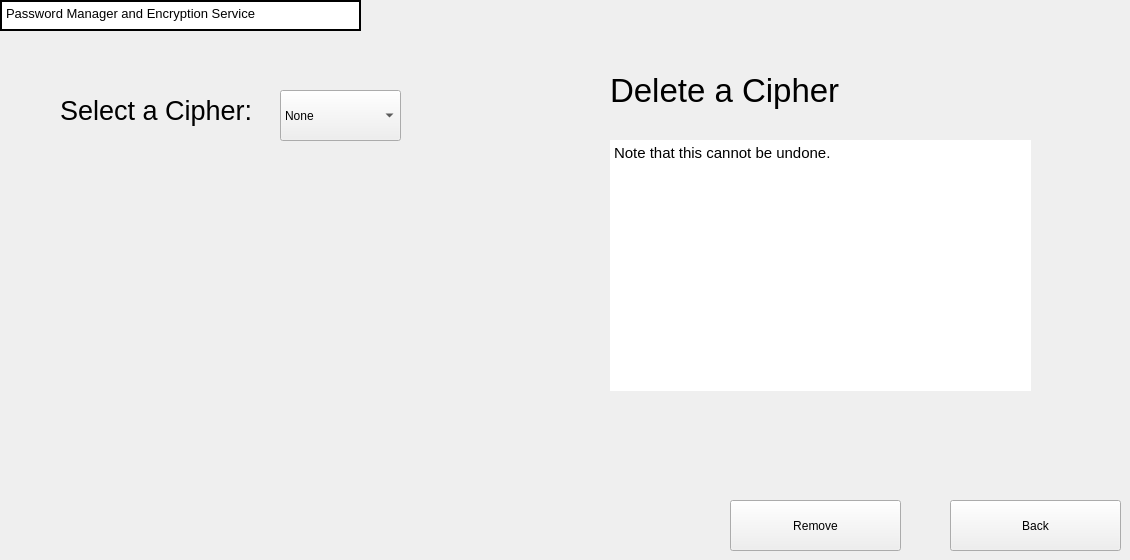
    <widget class="QWidget" name="DeleteCipherPage">
     <widget class="QComboBox" name="DeleteDropDown">
      <property name="geometry">
       <rect>
        <x>280</x>
        <y>90</y>
        <width>121</width>
        <height>51</height>
       </rect>
      </property>
      <item>
       <property name="text">
        <string>None</string>
       </property>
      </item>
     </widget>
     <widget class="QPushButton" name="DeleteBTN_2">
      <property name="geometry">
       <rect>
        <x>730</x>
        <y>500</y>
        <width>171</width>
        <height>51</height>
       </rect>
      </property>
      <property name="text">
       <string>Remove</string>
      </property>
     </widget>
     <widget class="QPushButton" name="DeleteBack">
      <property name="geometry">
       <rect>
        <x>950</x>
        <y>500</y>
        <width>171</width>
        <height>51</height>
       </rect>
      </property>
      <property name="text">
       <string>Back</string>
      </property>
     </widget>
     <widget class="QTextEdit" name="DeleteDesc">
      <property name="geometry">
       <rect>
        <x>610</x>
        <y>140</y>
        <width>421</width>
        <height>251</height>
       </rect>
      </property>
      <property name="frameShape">
       <enum>QFrame::NoFrame</enum>
      </property>
      <property name="html">
       <string>&lt;!DOCTYPE HTML PUBLIC &quot;-//W3C//DTD HTML 4.0//EN&quot; &quot;http://www.w3.org/TR/REC-html40/strict.dtd&quot;&gt;
&lt;html&gt;&lt;head&gt;&lt;meta name=&quot;qrichtext&quot; content=&quot;1&quot; /&gt;&lt;meta charset=&quot;utf-8&quot; /&gt;&lt;style type=&quot;text/css&quot;&gt;
p, li { white-space: pre-wrap; }
hr { height: 1px; border-width: 0; }
li.unchecked::marker { content: &quot;\2610&quot;; }
li.checked::marker { content: &quot;\2612&quot;; }
&lt;/style&gt;&lt;/head&gt;&lt;body style=&quot; font-family:'Noto Sans'; font-size:10pt; font-weight:400; font-style:normal;&quot;&gt;
&lt;p style=&quot; margin-top:0px; margin-bottom:0px; margin-left:0px; margin-right:0px; -qt-block-indent:0; text-indent:0px;&quot;&gt;&lt;span style=&quot; font-family:'Ubuntu'; font-size:11pt;&quot;&gt;Note that this cannot be undone. &lt;/span&gt;&lt;/p&gt;&lt;/body&gt;&lt;/html&gt;</string>
      </property>
     </widget>
     <widget class="QPlainTextEdit" name="LogoBannerTXT_7">
      <property name="geometry">
       <rect>
        <x>0</x>
        <y>0</y>
        <width>361</width>
        <height>31</height>
       </rect>
      </property>
      <property name="font">
       <font>
        <pointsize>10</pointsize>
        <bold>false</bold>
       </font>
      </property>
      <property name="frameShape">
       <enum>QFrame::WinPanel</enum>
      </property>
      <property name="frameShadow">
       <enum>QFrame::Plain</enum>
      </property>
      <property name="verticalScrollBarPolicy">
       <enum>Qt::ScrollBarAlwaysOff</enum>
      </property>
      <property name="horizontalScrollBarPolicy">
       <enum>Qt::ScrollBarAlwaysOff</enum>
      </property>
      <property name="readOnly">
       <bool>true</bool>
      </property>
      <property name="plainText">
       <string>Password Manager and Encryption Service</string>
      </property>
     </widget>
     <widget class="QLabel" name="DeleteCipher">
      <property name="geometry">
       <rect>
        <x>60</x>
        <y>90</y>
        <width>241</width>
        <height>41</height>
       </rect>
      </property>
      <property name="font">
       <font>
        <pointsize>20</pointsize>
        <bold>false</bold>
       </font>
      </property>
      <property name="text">
       <string>Select a Cipher:</string>
      </property>
     </widget>
     <widget class="QLabel" name="RetrieveCipherLB_3">
      <property name="geometry">
       <rect>
        <x>610</x>
        <y>70</y>
        <width>241</width>
        <height>41</height>
       </rect>
      </property>
      <property name="font">
       <font>
        <pointsize>25</pointsize>
        <bold>false</bold>
       </font>
      </property>
      <property name="text">
       <string>Delete a Cipher</string>
      </property>
     </widget>
    </widget>
